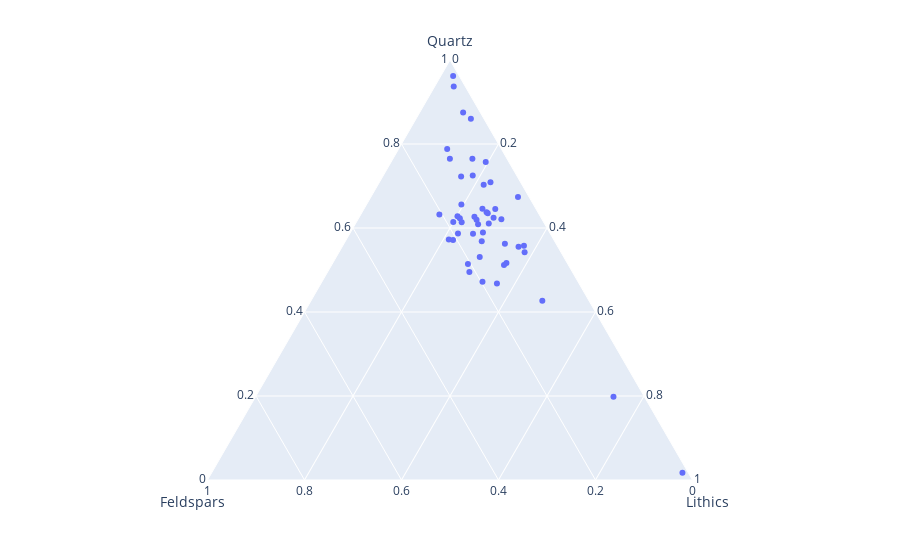

Here is the notebook cell this chart was saved with:
### Markdown cell above
# Carbonate Ternary Diagram

### Code cell
#plot QFL on ternary diagram
import plotly.express as px
import matplotlib as mpl
mpl.rc('font',family='Times New Roman')
Quartz = dFthinSectionData.loc[:,"Quartz"]
Feldspars = dFthinSectionData.loc[:,"Feldspars"]
Litics = dFthinSectionData.loc[:,"Lithics"]
df = dFthinSectionData.loc[:, "Quartz": "Lithics"]
fig = px.scatter_ternary(df, a="Quartz", b="Feldspars", c="Lithics")
fig.show()

### Figure 1 — Plotly figure (JSON) as saved in the notebook; plotly's stock layout.template omitted (floating-point values rounded to 4 significant figures)
{"data": [{"a": [62.81, 62.69, 58.9, 70.31, 78.8, 72.24, 19.84, 49.52, 76.48, 87.52, 75.71, 70.9, 54.27, 55.55, 42.66, 56.26, 51.66, 51.19, 96.16, 76.51, 60.9, 61.96, 64.6, 51.39, 46.78, 63.47, 93.71, 1.74, 61.07, 58.64, 72.52, 55.76, 62.09, 61.45, 64.56, 61.33, 62.41, 47.22, 67.37, 86.03, 62.32, 56.87, 58.66, 53.09, 63.75, 63.25, 65.56, 57.14, 57.24], "b": [17.04, 13.63, 13.75, 7.91, 11.19, 11.59, 6.37, 21.25, 11.78, 3.53, 4.78, 6.2, 7.49, 8.09, 9.63, 10.55, 12.53, 13.27, 1.27, 7.13, 13.75, 13.56, 11.02, 20.6, 16.93, 10.47, 2.38, 1.2, 11.47, 15.93, 9.05, 6.87, 8.37, 18.6, 8.4, 16.92, 9.8, 19.7, 2.3, 2.68, 16.81, 15.02, 19.01, 17.32, 10.59, 20.57, 14.86, 20.81, 21.63], "c": [20.13, 23.71, 27.33, 21.8, 10.02, 16.18, 73.77, 29.24, 11.74, 8.94, 19.51, 22.89, 38.27, 36.35, 47.7, 33.19, 35.8, 35.54, 2.56, 16.37, 25.33, 24.51, 24.4, 27.99, 36.28, 26.03, 3.92, 97.05, 27.46, 25.42, 18.42, 37.36, 29.55, 19.95, 27.07, 21.73, 27.76, 33.1, 30.33, 11.29, 20.87, 28.11, 22.3, 29.58, 25.67, 16.19, 19.55, 22.06, 21.13], "hovertemplate": "Quartz=%{a}<br>Feldspars=%{b}<br>Lithics=%{c}<extra></extra>", "legendgroup": "", "marker": {"color": "#636efa", "symbol": "circle"}, "mode": "markers", "name": "", "showlegend": false, "subplot": "ternary", "type": "scatterternary"}], "layout": {"legend": {"tracegroupgap": 0}, "margin": {"t": 60}, "ternary": {"aaxis": {"title": {"text": "Quartz"}}, "baxis": {"title": {"text": "Feldspars"}}, "caxis": {"title": {"text": "Lithics"}}, "domain": {"x": [0, 1], "y": [0, 1]}}}}
